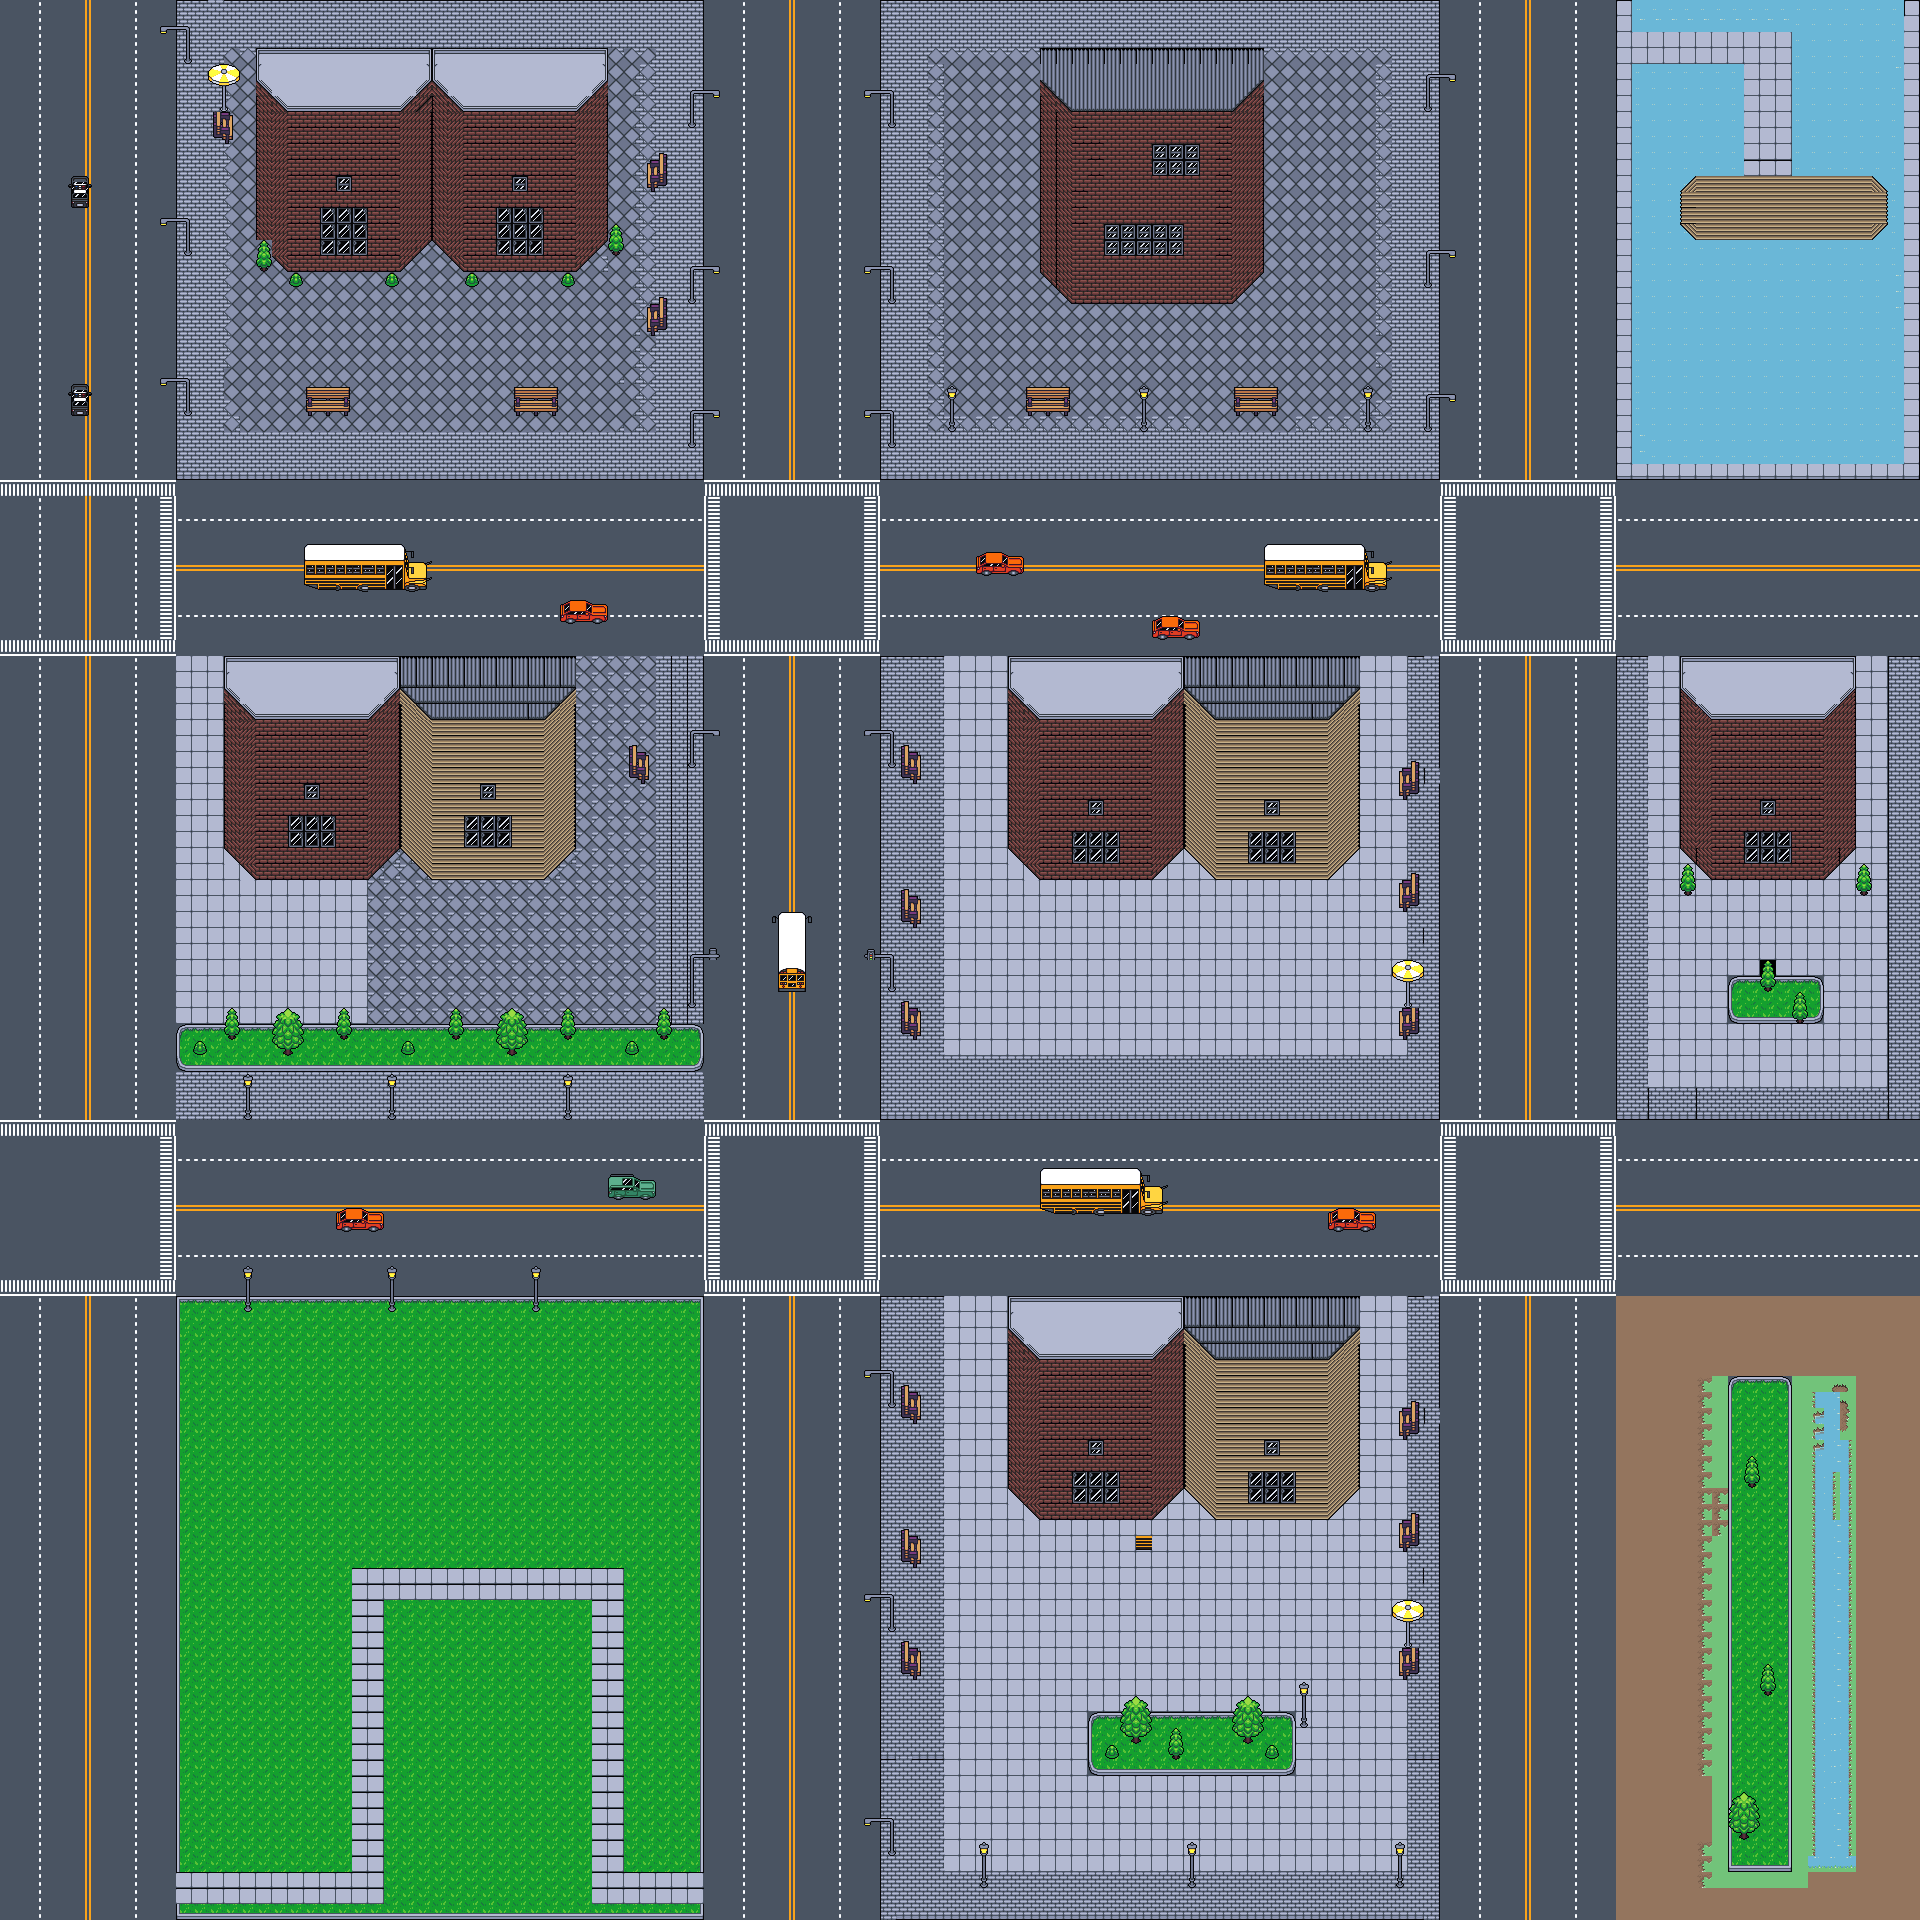

This game map was drawn from its Tiled (.tmx) file and the tilesets committed beside it. A one-line description and the trimmed map source follow:
An orthogonal 120x120 tile map with 16x16 px tiles, 2 tile layers (Tile Layer 1, Tile Layer 2), 7 tilesets and 46 objects.

<map version="1.8" tiledversion="1.8.2" orientation="orthogonal" renderorder="right-down" width="120" height="120" tilewidth="16" tileheight="16" infinite="0" nextlayerid="8" nextobjectid="62">
 <editorsettings>
  <export target="Game.lua" format="lua" />
 </editorsettings>
 <tileset firstgid="1" name="test" tilewidth="16" tileheight="16" tilecount="256" columns="16">
  <image source="street.png" trans="e6e6e6" width="256" height="256" />
 </tileset>
 <tileset firstgid="257" name="buildings" tilewidth="16" tileheight="16" tilecount="256" columns="16">
  <image source="buildings.png" width="256" height="256" />
 </tileset>
 <tileset firstgid="513" name="test" tilewidth="16" tileheight="16" tilecount="256" columns="16">
  <image source="street.png" trans="e6e6e6" width="256" height="256" />
 </tileset>
 <tileset firstgid="769" name="vehicles" tilewidth="16" tileheight="16" tilecount="256" columns="16">
  <image source="vehicles.png" width="256" height="256" />
 </tileset>
 <tileset firstgid="1025" name="test" tilewidth="16" tileheight="16" tilecount="256" columns="16">
  <image source="street.png" trans="e6e6e6" width="256" height="256" />
 </tileset>
 <tileset firstgid="1281" name="Water-grass-tileset" tilewidth="16" tileheight="16" tilecount="448" columns="16">
  <image source="Water-grass-tileset.png" width="256" height="448" />
 </tileset>
 <tileset firstgid="1729" name="test" tilewidth="16" tileheight="16" tilecount="256" columns="16">
  <image source="street.png" trans="e6e6e6" width="256" height="256" />
 </tileset>
 <objectgroup id="5" name="windmill">
  <object id="16" x="387" y="1603" width="204" height="317" />
  <object id="17" x="181" y="1303" width="519" height="264" />
  <object id="18" x="181" y="1570" width="169" height="303" />
  <object id="19" x="625" y="1570" width="74" height="301" />
  <object id="55" x="592" y="1904" width="112" height="16" />
  <object id="56" x="176" y="1904" width="208" height="16" />
 </objectgroup>
 <objectgroup id="6" name="water_Dam">
  <object id="47" x="1792" y="16" width="112" height="160" />
  <object id="48" x="1632" y="64" width="112" height="112" />
  <object id="49" x="1632" y="240" width="272" height="224" />
  <object id="53" x="1888" y="176" width="16" height="64" />
  <object id="54" x="1632" y="176" width="48" height="64" />
 </objectgroup>
 <layer id="1" name="Tile Layer 1" width="120" height="120">
  <data>[14400 cells, 14092 non-empty, 141 distinct tile ids]</data>
 </layer>
 <objectgroup id="3" name="buildings_obj">
  <object id="2" x="224" y="657.333" width="351.333" height="224" />
  <object id="3" x="1008" y="660" width="350.667" height="218.667" />
  <object id="4" x="1009.33" y="1298.67" width="348" height="220" />
  <object id="5" x="333.333" y="1208" width="52" height="24" />
  <object id="6" x="606.667" y="1176" width="49.3333" height="24" />
  <object id="7" x="1042.67" y="1172" width="124" height="38.6667" />
  <object id="10" x="1046" y="54" width="212" height="256" />
  <object id="11" x="1682" y="656" width="170" height="222" />
  <object id="12" x="1252" y="542" width="136" height="48" />
  <object id="13" x="976" y="552" width="44" height="24" />
  <object id="14" x="262" y="48" width="344" height="226" />
  <object id="15" x="1330" y="1204" width="44" height="30" />
  <object id="34" x="309.333" y="546.667" width="114.667" height="40" />
  <object id="35" x="552" y="598.667" width="57.3333" height="24" />
  <object id="36" x="1145.33" y="620" width="54.6667" height="21.3333" />
  <object id="37" x="776" y="909.333" width="30.6667" height="81.3333" />
 </objectgroup>
 <objectgroup id="7" name="chairs">
  <object id="21" x="308" y="385.333" width="41.3333" height="28" />
  <object id="22" x="508" y="390.667" width="50.6667" height="24" />
  <object id="23" x="649.333" y="152" width="18.6667" height="38.6667" />
  <object id="24" x="649.333" y="302.667" width="18.6667" height="29.3333" />
  <object id="25" x="1021.33" y="386.667" width="52" height="30.6667" />
  <object id="26" x="1221.33" y="382.667" width="56" height="28" />
  <object id="27" x="905.333" y="745.333" width="18.6667" height="34.6667" />
  <object id="28" x="900" y="882.667" width="21.3333" height="42.6667" />
  <object id="29" x="904" y="1004" width="18.6667" height="38.6667" />
  <object id="30" x="624" y="750.667" width="25.3333" height="37.3333" />
  <object id="31" x="1398.67" y="762.667" width="18.6667" height="38.6667" />
  <object id="32" x="1401.33" y="868" width="20" height="42.6667" />
  <object id="33" x="1388" y="1004" width="28" height="33.3333" />
  <object id="38" x="904" y="1386.67" width="17.3333" height="34.6667" />
  <object id="39" x="900" y="1522.67" width="20" height="45.3333" />
  <object id="40" x="906.667" y="1632" width="14.6667" height="44" />
  <object id="42" x="1401.33" y="1404" width="17.3333" height="34.6667" />
  <object id="43" x="1396" y="1516" width="20" height="37.3333" />
  <object id="44" x="1393.33" y="1645.33" width="24" height="32" />
 </objectgroup>
 <layer id="2" name="Tile Layer 2" width="120" height="120">
  <data>[14400 cells, 984 non-empty, 182 distinct tile ids]</data>
 </layer>
</map>
